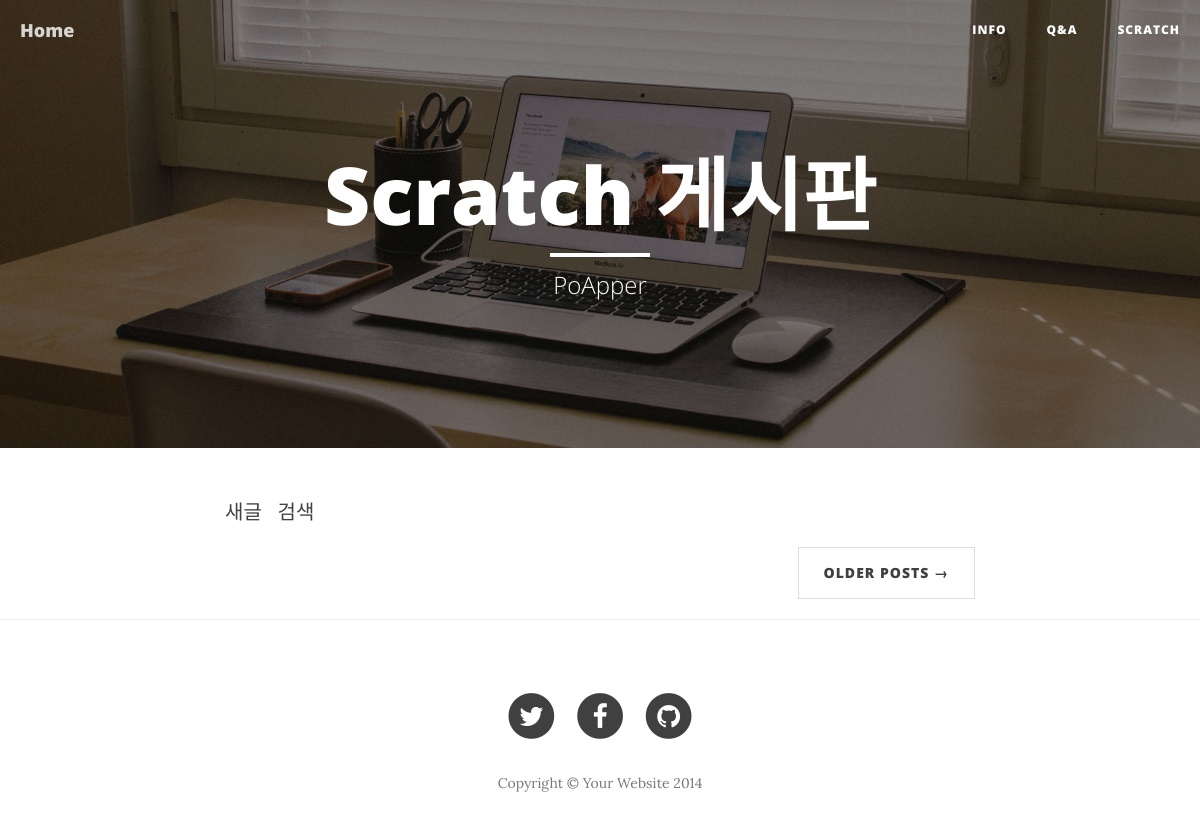
Before: /scratch/ with the older database file.
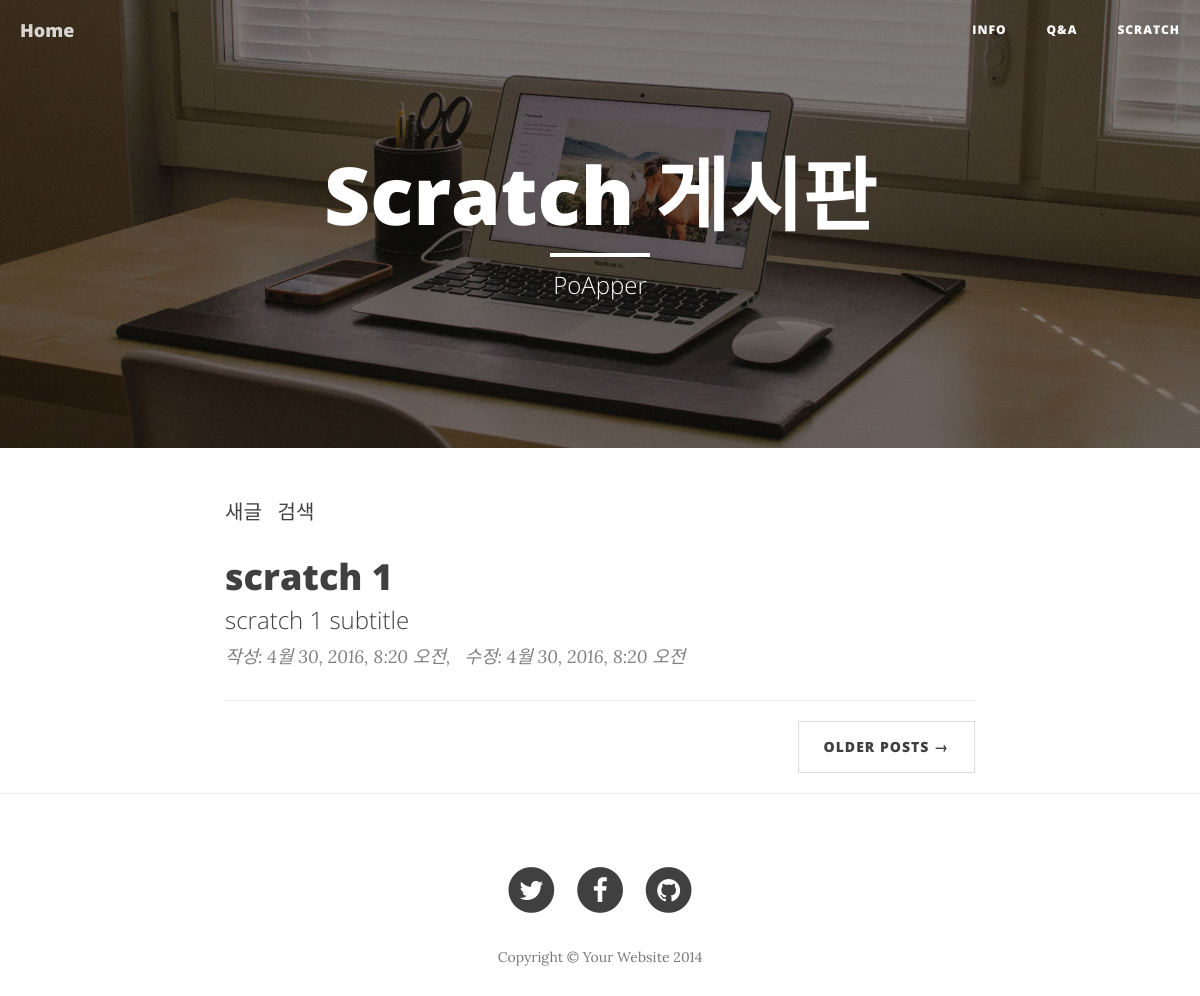
After: the same page with the newer database file.
### scratch/models.py (models this page shows, shortened)
class Post(models.Model):
	title = models.CharField(max_length=200)
	subtitle = models.CharField(max_length=100, blank=True, null=True)
	content = models.TextField(blank=True, null=True)
	created_at = models.DateTimeField(auto_now_add=True)
	updated_at = models.DateTimeField(auto_now=True)

### scratch/views.py (the view)
# urls.py: url(r'^scratch/$', 'scratch.views.show_main'),
def show_main(request):
	post_list = Post.objects.all().order_by('-created_at')
	return render(request, 'scratch/main.html', {'post_list':post_list})

### templates/scratch/main.html (shortened to what this page needs)
{% extends "base.html" %}
{% load staticfiles %}
{% block content %}
<header class="intro-header" style='background-image: url("{% static 'img/home-bg.jpg' %}")'>
	<div class="container">
		<div class="row">
			<div class="col-lg-8 col-lg-offset-2 col-md-10 col-md-offset-1">
				<div class="site-heading">
					<h1>Scratch 게시판</h1>
					<hr class="small">
					<span class="subheading">PoApper</span>
				</div>
			</div>
		</div>
	</div>
</header>
<div class="container">
	<div class="row">
		<div class="col-lg-8 col-lg-offset-2 col-md-10 col-md-offset-1">
			<a href="http://ubuntu.poapper.com:7778/admin/scratch/post/add/">새글</a> &nbsp; <a href="http://ubuntu.poapper.com:7778/admin/scratch/post/">검색</a>
			<div class="post-preview">
				{% for post in post_list %}
				<a href="{% url 'scratch.views.post_detail' post.pk %}">
					<h2 class="post-title">
						{{ post.title }}
					</h2>
					<h3 class="post-subtitle">
						{{ post.subtitle }}
					</h3>
				</a>
				<p class="post-meta">작성: {{ post.created_at }},&nbsp;&nbsp; 수정: {{ post.updated_at }}</p>
				<hr>
				{% endfor %}
			</div>
			<ul class="pager">
				<li class="next">
					<a href="#">Older Posts &rarr;</a>
				</li>
			</ul>
		</div>
	</div>
</div>
{% endblock %}

Changed rows visible on the page:
added Post: title "scratch 1", subtitle "scratch 1 subtitle", created_at "4월 30, 2016, 8:20 오전", updated_at "4월 30, 2016, 8:20 오전"
